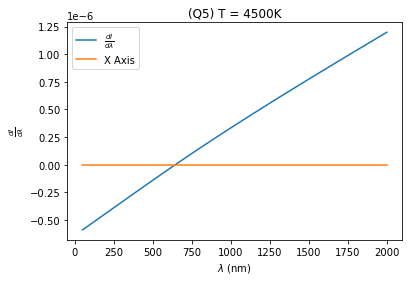

This chart was generated by the following Python code:
#!/usr/bin/env python3
# -*- coding: utf-8 -*-
"""
Created on Sun Apr 18 05:24:28 2021

@author: aditi
"""

from scipy.constants import h,c,k, Wien
from matplotlib import pyplot as plt
from numpy import linspace
from math import exp

def f(lvalue,T):
    l = lvalue*10**-9
    const = h*c/(k*T)
    den = exp(const/l) - 1
    return l - (const/5)*(1+1/den)

''' For a given temperature T,
    f(l,T) = 0 is the equation we need to find roots of.
'''

#q5a
#testing for T = 4500K, lambda_max ~ 600 nm
T = 4500

##########################################################
#graphing to get interval for bisection method

dIval = []
x_ax = []
lval = linspace(50,2000)
for l in lval:
    dIval.append(f(l,T))
    x_ax.append(0)

plt.figure(1)
plt.plot(lval,dIval,lval,x_ax)
plt.title('(Q5) T = 4500K')
plt.xlabel(r'$\lambda$ (nm)')
plt.ylabel(r'$\frac{dI}{d\lambda}$')
plt.legend([r'$\frac{dI}{d\lambda}$','X Axis'])

####################################################
''' Thus, we get interval over which to take bisection:
    a = 500
    b = 750
'''

def bisection(a,b,T):
    if f(a,T)*f(b,T)>0:
        return 999999
    while (b-a) >= 10**-6:
        c = (a+b)/2
        if f(a,T)*f(c,T)<0:
            b = c
        else:
            a = c
    return c

lambdaval = bisection(500,750,4500)
bval = lambdaval*T*10**-9
err = abs(bval-Wien)*100/Wien
print('(5a) For T = 4500K, we got:\n\
Limits of Interval:\n\
A = 500 nm\n\
B = 750 nm\n\
lambda_max =',lambdaval,'nm\n\n\
And by Wien Displacement Law:\n\
    b =',bval,'\n\
    Literature value =', Wien,'\n\
    % Error =',err,'\n')

lambda_sun = 502*10**-9
T_sun = bval/lambda_sun

print('(5b) For Sun, given lambda_max = 502 nm\n\
=> Temperature of Sun = b/lambda_max\n\
=',T_sun,'K')
